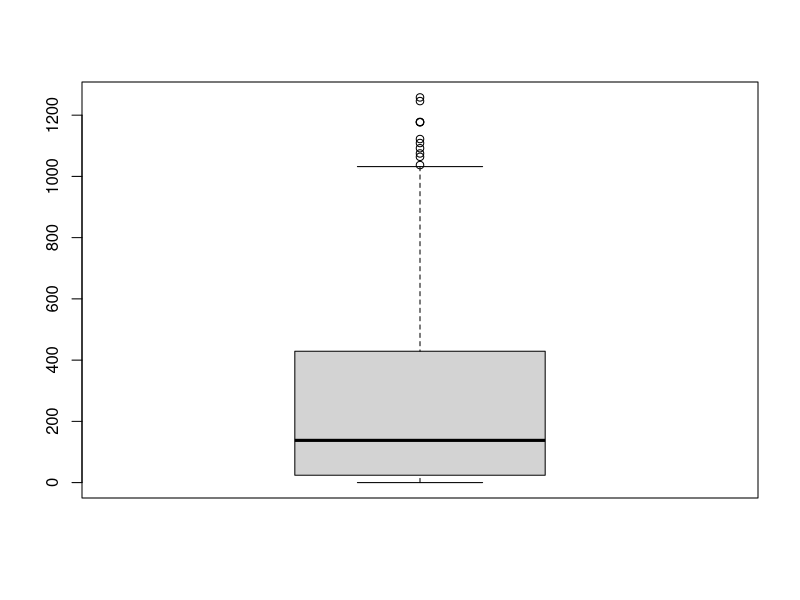
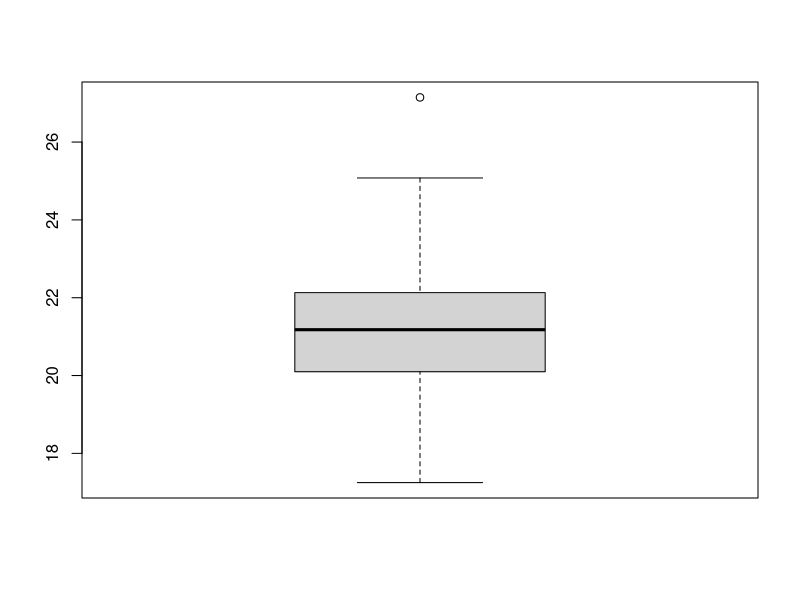

Here is the R script that generated these plots, in order: (Note: this script raises an error after producing the figures.)
# Survival Analysis of Basketball Players Drafted by NBA
library(survival)

getwd()

data <- read.csv("bball.csv")
head(data)

data2 <- data[, c("Pk", "Tm", "Player", "Age", "Pos", "From", "To", "G")]
head(data2)
attach(data2)

# data cleaning
# create 'Status' column; players still playing in 2018 are active (status=0)
# players with NA in ending Year (To column) inactive in NBA (status=1)
# players with NA amount of games played 0 games
summary(data2)

data2$Status <- ifelse(data$To == 2018, 0, 1)
data2$Status[is.na(data2$Status)] <- 1
data2$G[is.na(data$G)] <- 0

tail(data2)

# exploratory analysis
# note: 64 players without position listed; all are players with 0 games
boxplot(data2$G)
boxplot(data2$Age)
plot(data2$Pos)

# Kaplan-Meier analysis
kapmodel1 <- survfit(Surv(G, Status) ~ 1, data=data2)
summary(kapmodel1)

plot(kapmodel1, xlab="Number of Games", ylab="Probability", main="Kaplan-Meier Survival: Players Drafted into NBA")
  

# Kaplan-Meier non-parametric analysis by player's position
# note1: some players play multiple positions, most played position was used 
# note2: missing position data should not affect results too much assuming they are 
#        random with respect to position
kapmodel2 <- survfit(Surv(G, Status) ~ Pos, data=data2)
summary(kapmodel2)

plot(kapmodel2, xlab="Number of Games", ylab="Probability", main="Kaplan-Meier Survival by Player's Position", 
     col=c("black", "red", "green"))
legend("topright", c("Guards", "Forwards", "Centers"), col=c("black", "red", "green"), lty=1)


# Cox Proportional Hazard Models - Coefficients and Hazard Rates
# independent variables used: player's overall pick number, age and position
vars <- cbind(Pk,Age,Pos)

cox <- coxph(Surv(data2$G, data2$Status) ~ vars, na.action=na.exclude, method ="breslow")
summary(cox)


